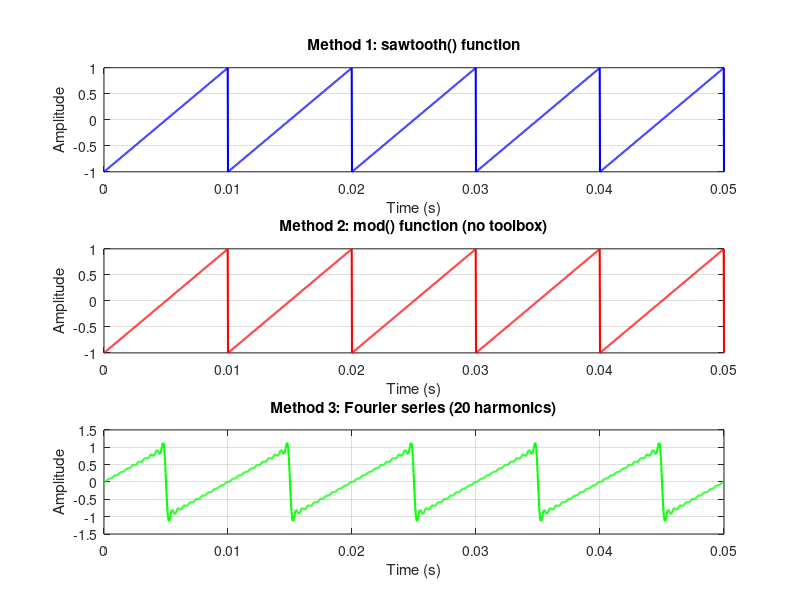
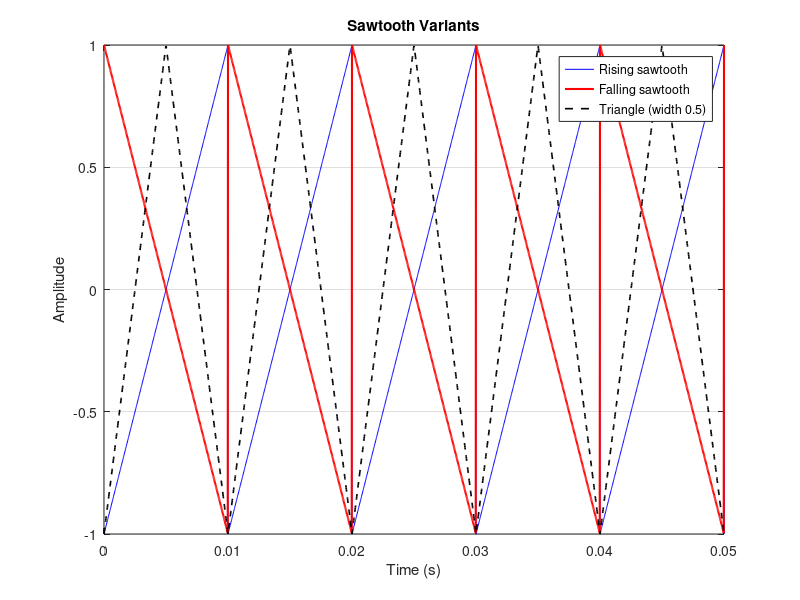
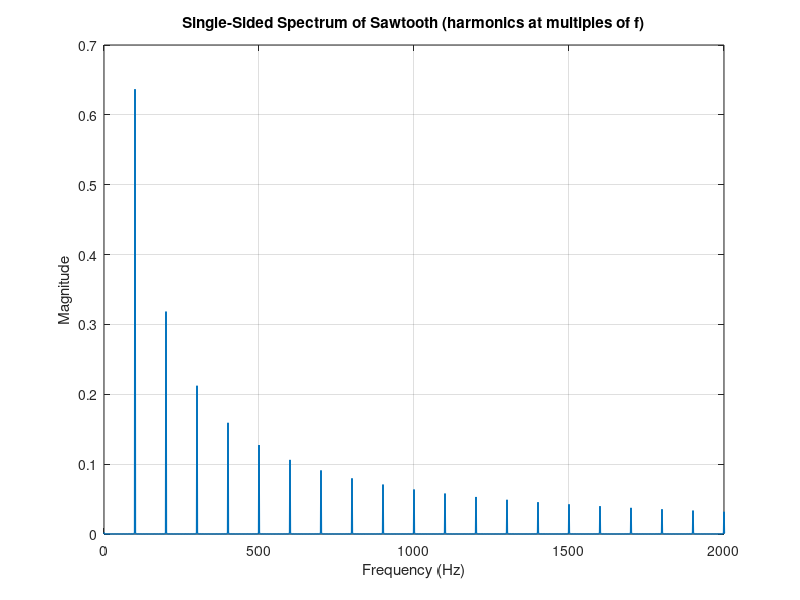
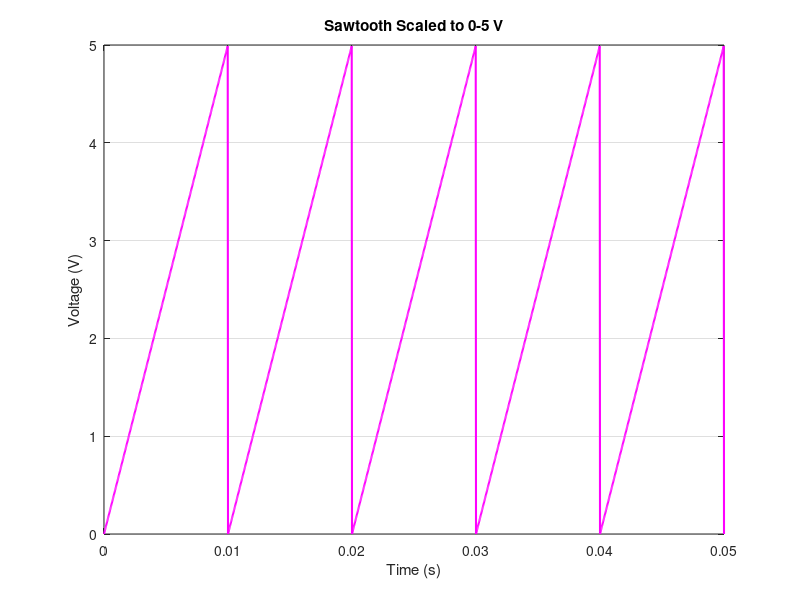

The MATLAB script that drew these images, in order:
%% Sawtooth Wave Generator - Full Example
% Shows several ways to generate a sawtooth wave in MATLAB:
%   1. Built-in sawtooth() function (Signal Processing Toolbox)
%   2. Toolbox-free method using mod()
%   3. Additive synthesis (Fourier series)
% Also includes a spectrum plot and optional audio playback.

clear; clc; close all;

%% ---------------- Parameters ----------------
fs = 44100;          % Sampling frequency (Hz)
f  = 100;            % Wave frequency (Hz)
A  = 1;              % Amplitude
T  = 0.05;           % Duration to plot (s)
N  = 20;             % Number of harmonics for Fourier synthesis

t = 0:1/fs:T;        % Time vector

%% ---------------- Method 1: sawtooth() function ----------------
if exist('sawtooth', 'file')
    x1 = A * sawtooth(2*pi*f*t);        % Rising sawtooth, -A to A
    x1_fall = A * sawtooth(2*pi*f*t, 0);% Falling sawtooth
    x1_tri = A * sawtooth(2*pi*f*t, 0.5); % Triangle wave
    has_toolbox = true;
else
    warning('sawtooth() not found (Signal Processing Toolbox missing). Skipping Method 1.');
    has_toolbox = false;
end

%% ---------------- Method 2: Using mod() (no toolbox) ----------------
x2 = A * (2*mod(f*t, 1) - 1);           % Rising sawtooth, -A to A
x2_fall = A * (1 - 2*mod(f*t, 1));      % Falling sawtooth

%% ---------------- Method 3: Fourier series ----------------
x3 = zeros(size(t));
for k = 1:N
    x3 = x3 + (-1)^(k+1) * sin(2*pi*k*f*t) / k;
end
x3 = A * (2/pi) * x3;

%% ---------------- Plot time-domain waveforms ----------------
figure('Name', 'Sawtooth Wave Methods', 'Position', [100 100 900 700]);

subplot(3,1,1);
if has_toolbox
    plot(t, x1, 'b', 'LineWidth', 1.5);
    title('Method 1: sawtooth() function');
else
    text(0.5, 0.5, 'Signal Processing Toolbox not available', ...
        'HorizontalAlignment', 'center');
    title('Method 1: sawtooth() function (unavailable)');
end
xlabel('Time (s)'); ylabel('Amplitude'); grid on;

subplot(3,1,2);
plot(t, x2, 'r', 'LineWidth', 1.5);
title('Method 2: mod() function (no toolbox)');
xlabel('Time (s)'); ylabel('Amplitude'); grid on;

subplot(3,1,3);
plot(t, x3, 'g', 'LineWidth', 1.5);
title(sprintf('Method 3: Fourier series (%d harmonics)', N));
xlabel('Time (s)'); ylabel('Amplitude'); grid on;

%% ---------------- Plot rising vs falling vs triangle ----------------
figure('Name', 'Wave Shape Variants', 'Position', [150 150 900 500]);
plot(t, x2, 'b', t, x2_fall, 'r', 'LineWidth', 1.5);
hold on;
if has_toolbox
    plot(t, x1_tri, 'k--', 'LineWidth', 1.2);
    legend('Rising sawtooth', 'Falling sawtooth', 'Triangle (width 0.5)');
else
    legend('Rising sawtooth', 'Falling sawtooth');
end
xlabel('Time (s)'); ylabel('Amplitude');
title('Sawtooth Variants'); grid on;

%% ---------------- Frequency spectrum ----------------
t_long = 0:1/fs:1;                      % 1 second for good resolution
x_long = A * (2*mod(f*t_long, 1) - 1);

L = length(x_long);
X = abs(fft(x_long)) / L;
X = X(1:floor(L/2)+1);
X(2:end-1) = 2*X(2:end-1);              % Single-sided spectrum
freqs = (0:floor(L/2)) * fs / L;

figure('Name', 'Spectrum', 'Position', [200 200 900 400]);
plot(freqs, X, 'LineWidth', 1.2);
xlim([0 2000]);
xlabel('Frequency (Hz)'); ylabel('Magnitude');
title('Single-Sided Spectrum of Sawtooth (harmonics at multiples of f)');
grid on;

%% ---------------- Scaled version example (0 to 5 V) ----------------
V = 5 * mod(f*t, 1);                    % Range 0 to 5
figure('Name', 'Scaled Sawtooth', 'Position', [250 250 900 400]);
plot(t, V, 'm', 'LineWidth', 1.5);
xlabel('Time (s)'); ylabel('Voltage (V)');
title('Sawtooth Scaled to 0-5 V'); grid on;

%% ---------------- Audio playback (optional) ----------------
play_audio = false;                     % Set to true to hear it
if play_audio
    t_audio = 0:1/fs:2;                 % 2 seconds
    f_audio = 220;                      % A3 note
    x_audio = 0.3 * (2*mod(f_audio*t_audio, 1) - 1);
    sound(x_audio, fs);
end
